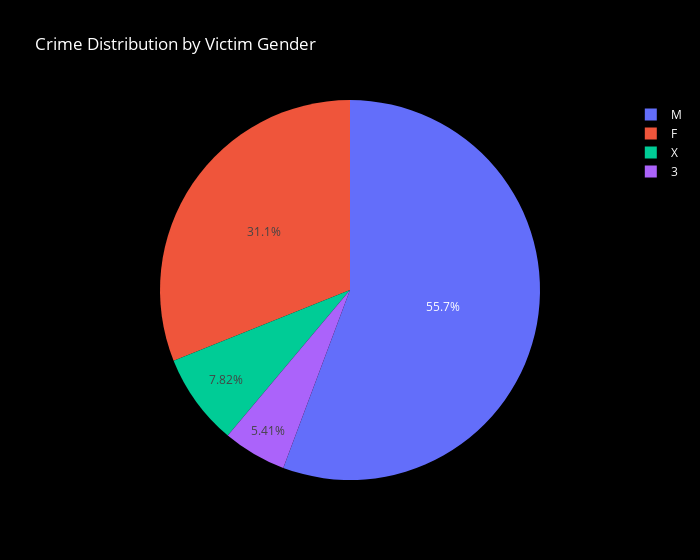

Here is the notebook cell this chart was saved with:
### Markdown cell above
<h4><font color="orange">Q2B. Is there a significant difference in crime rates between male and female victimes?</h4>

### Code cell
diffbetweengender = 'SELECT Vict_Sex, COUNT(*) as Crime_Count from crime_data group by Vict_Sex'
data1 = pd.read_sql(diffbetweengender,connection)
data1

fig = px.pie(data1, values='Crime_Count', names='Vict_Sex', title='Crime Distribution by Victim Gender')
fig.update_layout(width=700,paper_bgcolor='black',plot_bgcolor='black',title_font_color='white',font_color='white')
fig.show()

### Figure 1 — Plotly figure (JSON) as saved in the notebook; plotly's stock layout.template omitted (floating-point values rounded to 4 significant figures)
{"data": [{"domain": {"x": [0, 1], "y": [0, 1]}, "hovertemplate": "Vict_Sex=%{label}<br>Crime_Count=%{value}<extra></extra>", "labels": ["F", "M", "X", ""], "legendgroup": "", "name": "", "showlegend": true, "type": "pie", "values": [155, 278, 39, 27]}], "layout": {"font": {"color": "white"}, "legend": {"tracegroupgap": 0}, "paper_bgcolor": "black", "plot_bgcolor": "black", "title": {"font": {"color": "white"}, "text": "Crime Distribution by Victim Gender"}, "width": 700}}
